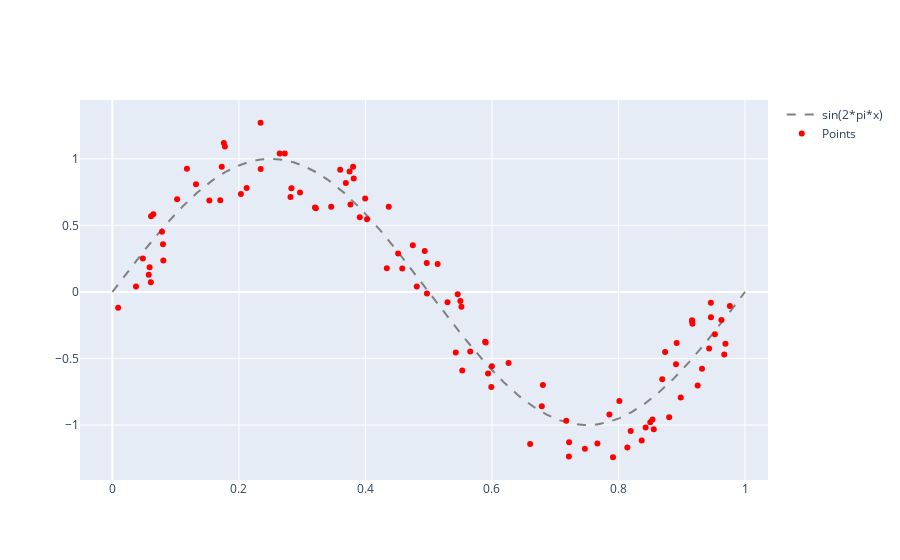

Notebook cell for this chart:
### Code cell
fig = py.graph_objs.Figure()
fig.add_scatter(x=fun['x'], y=fun['sin'], name=str(gen_function), line_dash='dash', line_color='gray')
fig.add_scatter(x=my_data[0], y=my_data[1], name='Points', mode='markers', marker_color='red')
fig.show()
